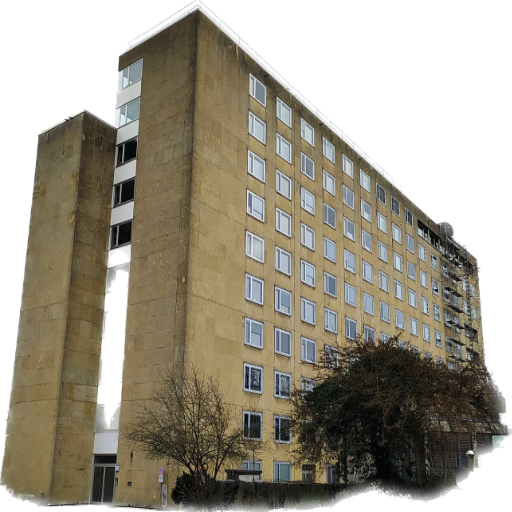
#> input picture images/debug_input.png, 512 x 512 px, found by its file name
$ python imageworker.py
#> lines starting #> are read from the running program, lines starting #| are printed output that depends on the picture
#> further down, img is the input picture: PIL image 512x512 RGBA; mean R, G, B, A 78.2, 72.3, 57.9, 170
from PIL import Image, ImageFilter
from io import BytesIO
import base64

ALPHA_TOLERANCE = 10

def encode_image(image):
    """
    encodes an image as a base64 string
    """
    buffered = BytesIO()
    image.save(buffered, format="PNG")

    img_str = str(base64.b64encode(buffered.getvalue()))
    # print(img_str)
    return img_str

def decode_image(img_str):
    """
    Decode a base64 encoded image string back into an image
    """
    # remove message fluff
    img_str = img_str.split('\'')[1]
    buffer = BytesIO(base64.b64decode(img_str))
    try:
        image = Image.open(buffer)
    except:
        print("Failed to decode image string")
        print(type(img_str))
        print(img_str)
        raise
    return image

class ImageWorker():
    image: Image = None

    def __init__(self, image):
        self.image = image

    def create_mask(self) -> Image:
        """
        Generates a mask from an image with transparency.
        Stable diffusion inpainting wants a mask where black pixels
        are kept and white pixels are re-drawn, so we transform the original
        image pixels accordingly
        """
        width, height = self.image.size
#> width = 512; height = 512
        mask = self.image.copy()
        data = mask.load()
        for y in range(height):
            for x in range(width):
                color = data[x, y]
                alpha = color[-1]
                if alpha > ALPHA_TOLERANCE:
                   # color = (0, 0, 0, 255)
                   color = (0, 0, 0, alpha)
                else:
                   color = (255, 255, 255, 255)
                data[x, y] = color

        mask = mask.filter(ImageFilter.GaussianBlur(13))
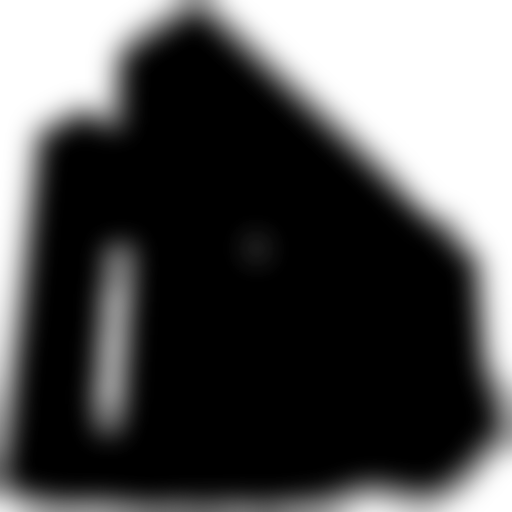
#> mask: PIL image 512x512 RGBA; mean R, G, B, A 79.5, 79.5, 79.5, 248.7; transparent parts drawn white
        return mask

if __name__ == "__main__":

    img = Image.open("./images/debug_input.png")
    worker = ImageWorker(img)

    mask = worker.create_mask()

    mask.save("./images/debug_mask_generated.png")


$ run again, with images/bahnhof_1.png copied over images/debug_input.png
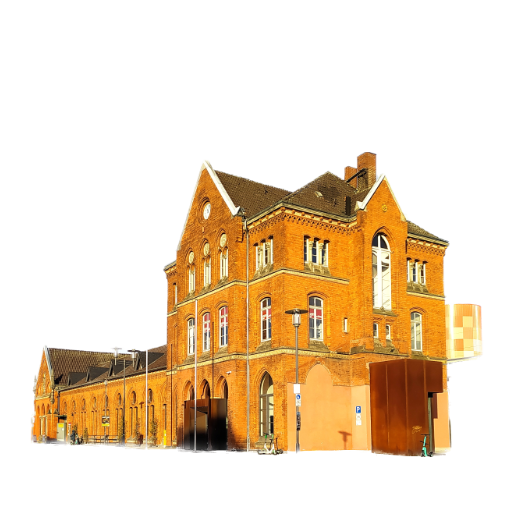
#> input picture images/bahnhof_1.png, 512 x 512 px, found by its file name
#> img is the input picture: PIL image 512x512 RGBA; mean R, G, B, A 66.8, 45.8, 19.4, 84.2
#> in create_mask, `mask = mask.filter(ImageFilter.GaussianBlur(13))`:
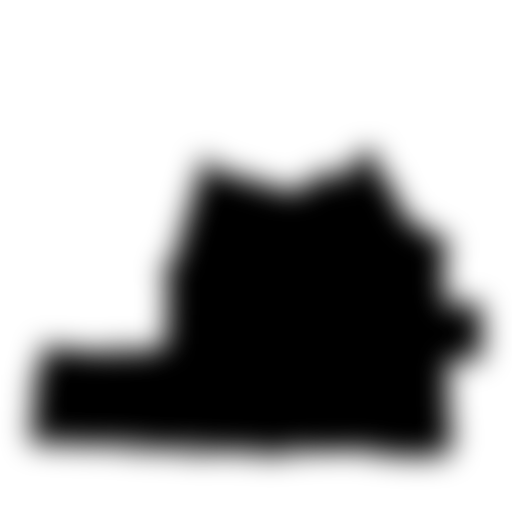
#> mask: PIL image 512x512 RGBA; mean R, G, B, A 168.4, 168.4, 168.4, 252.6; transparent parts drawn white

$ run again, with images/debug_image.png copied over images/debug_input.png
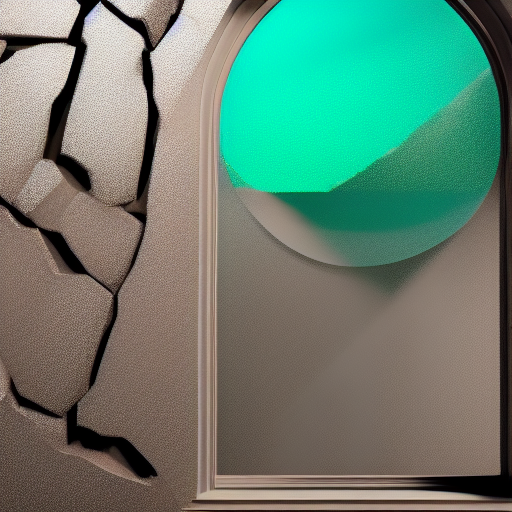
#> input picture images/debug_image.png, 512 x 512 px, found by its file name
#> img is the input picture: PIL image 512x512 RGB; mean R, G, B 100.8, 130, 112.9
#> in create_mask, `mask = mask.filter(ImageFilter.GaussianBlur(13))`:
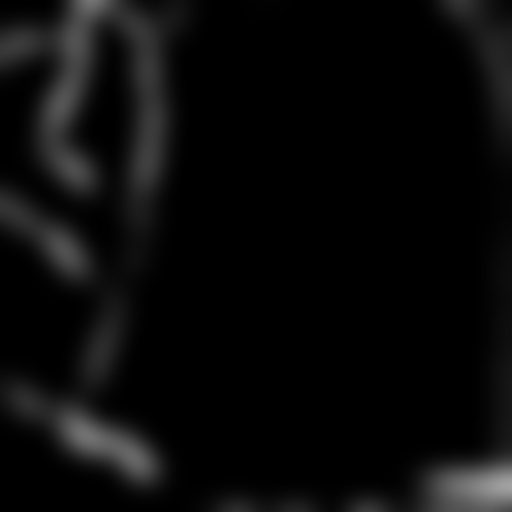
#> mask: PIL image 512x512 RGB; min 0, max 161, mean 10.6

$ run again, with images/inpainting_test_0.png copied over images/debug_input.png
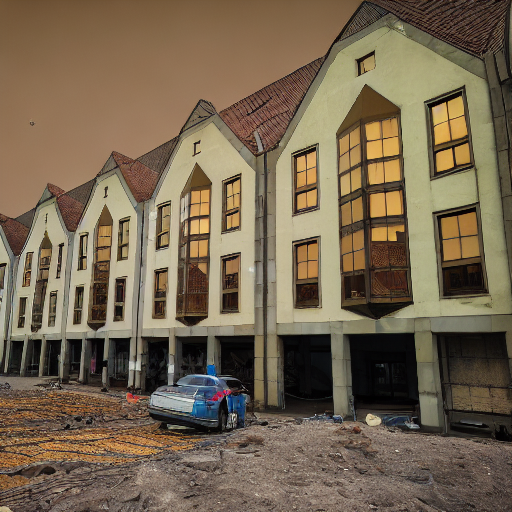
#> input picture images/inpainting_test_0.png, 512 x 512 px, found by its file name
#> img is the input picture: PIL image 512x512 RGB; mean R, G, B 118.3, 102.5, 80.4
#> in create_mask, `mask = mask.filter(ImageFilter.GaussianBlur(13))`:
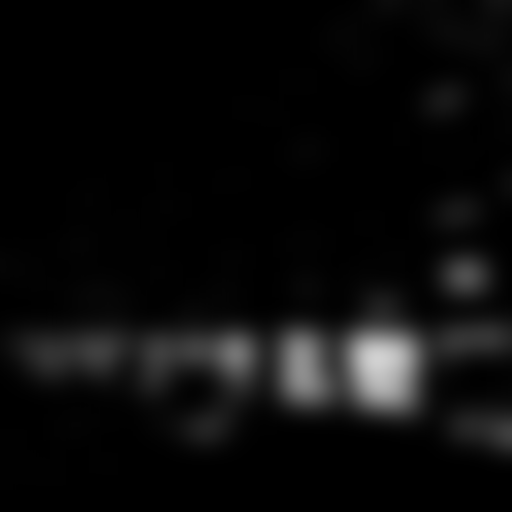
#> mask: PIL image 512x512 RGB; min 0, max 209, mean 11.2
